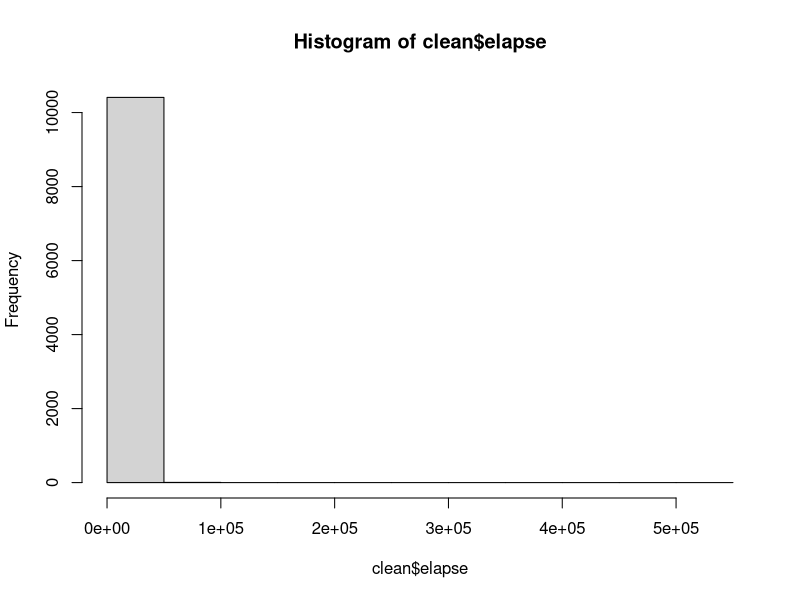
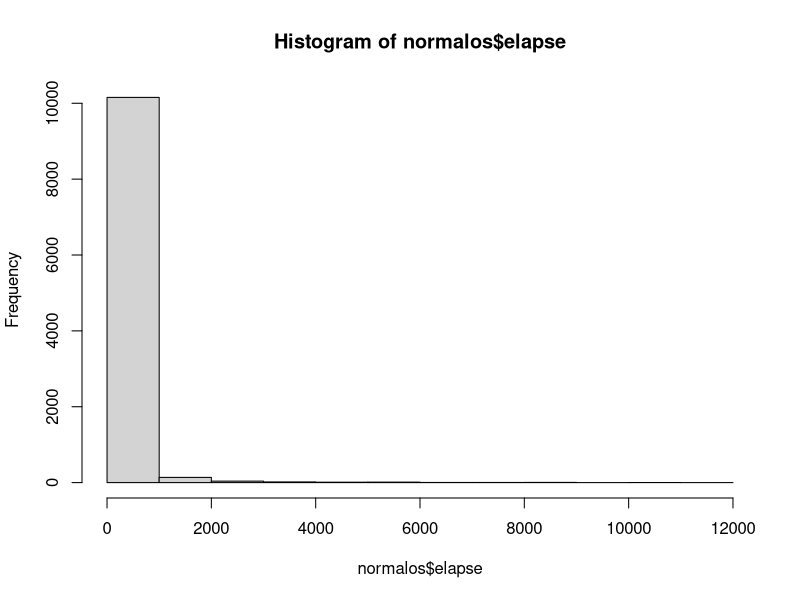

R code for these plots, in order:

## Termin 11 - praktische Uebungen R Kurs - 12.07.2018

## Thema: Aufbereitung von Rohdaten

## Wir lesen die unbearbeiteten Rohdaten des
## NPI-Datensatzes ein
npi <- read.csv("data_npi.csv")

## Problem: manche Antworten fehlen; damit koennen wir
## nicht arbeiten. Leider sind fehlende Werte mit 0
## kodiert. "Leider", weil: in der Variable "score"
## kann der Summenwert 0 ein legaler Wert sein. Was wir
## wollen: alle 0-Werte als fehlend klassifizieren;
## aber wir machen dann einen Fehler fuer die Variable
## score.

## score ist nur eine abgeleitete Variable aus den
## Variablen aus den Antworten auf die 40 Items -- ein
## Summenscore, wie wir ihn selbst auch schon oft
## bestimmt haben. Das heisst, wir koennen die Variable
## entfernen und uns den score selber nachher neu
## berechnen, da wir die Originalantworten auf die 40
## Items nicht verlieren. Das funktioniert wie folgt:

npi$score <- NULL # entfernt Spalte aus data.frame

## Wir koennen nun 0-Werte wie folgt in NA
## umwandeln. Das Vorgehen kennen wir schon von
## Vektoren, und es funktioniert fuer data.frames
## identisch. Beachtet, dass wir hier eine []-Auswahl
## in einem data.frame ausfuehren. Das haben wir im
## gesamten Seminar sonst nicht gemacht, nehmen hier
## aber zur Kenntnis, dass das offensichtlich etwas
## ist, das funktioniert (wir lernen aber nicht mehr
## darueber)

npi[npi == 0] <- NA

## Wendet summary auf npi an, um zu betrachten, wie
## viele NA-Werte es gibt

summary(npi)

## Folgende Funktion gibt einen data.frame zurueck, in
## dem alle Faelle (d.h. Reihen) entfernt sind, in
## denen mindestens ein NA-Wert vorliegt. Wir nutzen
## sie, um die Variable npi mit einem data.frame zu
## ueberschreiben, der keine fehlenden Faelle enthaelt.

npi <- na.omit(npi)



## Aufgabe 0

## Wie viele Faelle haben wir soeben ausgeschlossen?

nrow(read.csv("data_npi.csv")) - nrow(npi)

######################################################

## Umkodierung von Antworten mit der Funktion ifelse

## Wir wollen nun die Antworten auf die NPI Items
## umkodieren. Wie wir wissen, koennen die Antworten
## die Werte 1 und 2 annehmen, je nachdem ob die
## "erste" oder "zweite" Aussage ausgewaehlt wurde
## (siehe Codebuch). Wir moechten Variablen erstellen,
## die kodieren, ob fuer jedes Item die narzisstische
## Aussage gewaehlt wurde.

## Dafuer koennen wir die Funktion ifelse
## verwenden. Beispiele: 

npi$recode_Q1 <- ifelse(npi$Q1 == 1, 1, 0) # 1 ist der "Schluessel"
npi$recode_Q4 <- ifelse(npi$Q4 == 2, 1, 0) # 2 ist der "Schluessel"


## Aufgabe 1

## (a) Bestimmt fuer die Subskala Überlegenheitsgefuehl
## einen *mittleren* Score. Wendet dafuer zunaechst
## ifelse auf alle Items der Subskala an.

items <- c(4, 9, 26, 37, 40)
## keys <- c(2, 2, 2, 1, 2)

npi$recode_Q4 <- ifelse(npi$Q4 == 2, 1, 0)
npi$recode_Q9 <- ifelse(npi$Q9 == 2, 1, 0)
npi$recode_Q26 <- ifelse(npi$Q26 == 2, 1, 0)
npi$recode_Q37 <- ifelse(npi$Q37 == 1, 1, 0)
npi$recode_Q40 <- ifelse(npi$Q40 == 2, 1, 0)

npi$Ueberlegenheit <- rowMeans(subset(npi, select = paste0("recode_Q", items)))

## (b) Bestimmt fuer die Ueberlegenheits-Score den
## Mittelwert.

mean(npi$Ueberlegenheit)


## Aufgabe 2

## (a) Fuegt eine Spalte zum npi data.frame hinzu, der
## fuer alle Teilnehmer/innen, die aelter als 18 sind,
## den Wert "erwachsen" enthaelt; die anderen
## Teilnehmer/innen sollen als "minderjaehrig"
## bezeichnet werden.

npi$erwachsen <- ifelse(npi$age >=18, "erwachsen", "minderjaehrig")

## (b) Wie hoch ist der prozentuale Anteil
## minderjaehriger im Datensatz?

round(table(npi$erwachsen) / nrow(npi), 2)


## Aufgabe 3

## (a) Was ist die Standardabweichung der
## Bearbeitungszeit (Spalte elapse: Werte in Sekunden)
## des Tests? Was der Mittelwert?

sd(npi$elapse)
mean(npi$elapse)

## (b) Was sind Mittelwert und Standardabweichung, wenn
## man die Person mit der hoechsten Testzeit
## ausschliesst?

clean <- subset(npi, elapse != max(npi$elapse))

sd(clean$elapse)
mean(clean$elapse)

## Nutzt im Weiteren in dieser Aufgabe einen
## data.frame, der nicht die Person mit der maximalen
## Bearbeitungszeit enthaelt.

## (c) Erstellt ein Histogramm der Bearbeitungszeiten

hist(clean$elapse)

## (d) Erstellt eine Variable, die alle Personen, die
## mindestens 2 Standardabweichungen ueber oder unter
## der mittleren Testzeit liegen als "Ausreisser"
## bezeichnet. Denkt euch fuer die anderen Teilnehmer
## selber einen anderen Wert aus.

clean$ausreisser <- ifelse(clean$elapse >= mean(clean$elapse) + 2 * sd(clean$elapse) |
                           clean$elapse <= mean(clean$elapse) - 2 * sd(clean$elapse),
                           "Ausreisser", "Normalo")

## (e) Wie viele so klassifizierte Ausreisser gibt es?
## Wie viele davon sind Ausreisser nach oben
## bzw. unten?

table(clean$ausreisser)

## Ausreisser nach oben:
sum(clean$elapse >= mean(clean$elapse) + 2 * sd(clean$elapse))

## Ausreisser nach unten:
sum(clean$elapse <= mean(clean$elapse) - 2 * sd(clean$elapse))

## (f) Bestimmt die mittlere Testzeit (+
## Standardabweichung) fuer alle
## Nicht-Ausreisser. Erstellt auch ein Histogramm der
## Testzeiten dieser Faelle.

normalos <- subset(clean, ausreisser != "Ausreisser")

mean(normalos$elapse)
sd(normalos$elapse)
hist(normalos$elapse) ## immer noch nicht so dolle




########################################################

## Wer Interesse hat, kann sich hier anschauen, wie man mit Hilfe 
## einer Schleife alle 40 Items umkodiert.

## Wir brauchen hierfuer die
## [[]]-Notation (siehe Skript Abschnitt 3.5). Die macht dasselbe 
## wie die $-Notation, aber in den Klammern steht ein
## character-Wert, der jeweils eine Spalte identifiziert

## Vergleiche:

mean(npi$Q1)
mean(npi[["Q1"]])

## Alle 40 Schluessel
keys <- c(1, 1, 1, 2, 2, 1, 2, 1, 2, 2, 1, 1, 1, 1, 2, 1, 2, 2, 2, 2,
          1, 2, 2, 1, 1, 2, 1, 2, 1, 1, 1, 2, 1, 1, 2, 1, 1, 1, 1, 2)

## for-Schleife -- erstellt alle 40 Item-Scores und haengt sie 
## als Spalten an den data.frame npi
for (i in 1:40) {
    temp_data  <- npi[[paste0("Q", i)]]
    temp_score <- ifelse(temp_data == keys[i], 1, 0)
    npi[[paste0("recode_Q", i)]] <- temp_score
}
